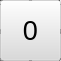
   <widget class="QWidget" name="cell_14" native="true">
    <property name="geometry">
     <rect>
      <x>330</x>
      <y>100</y>
      <width>61</width>
      <height>61</height>
     </rect>
    </property>
    <property name="minimumSize">
     <size>
      <width>61</width>
      <height>61</height>
     </size>
    </property>
    <property name="maximumSize">
     <size>
      <width>61</width>
      <height>61</height>
     </size>
    </property>
    <widget class="QPushButton" name="cell_Button_14">
     <property name="geometry">
      <rect>
       <x>0</x>
       <y>0</y>
       <width>61</width>
       <height>61</height>
      </rect>
     </property>
     <property name="minimumSize">
      <size>
       <width>61</width>
       <height>61</height>
      </size>
     </property>
     <property name="maximumSize">
      <size>
       <width>61</width>
       <height>61</height>
      </size>
     </property>
     <property name="font">
      <font>
       <pointsize>20</pointsize>
      </font>
     </property>
     <property name="styleSheet">
      <string notr="true">background-color: rgba(218, 218, 218, 100);</string>
     </property>
     <property name="text">
      <string>0</string>
     </property>
    </widget>
    <widget class="QWidget" name="gridWidget_14" native="true">
     <property name="geometry">
      <rect>
       <x>-10</x>
       <y>-10</y>
       <width>81</width>
       <height>81</height>
      </rect>
     </property>
     <property name="minimumSize">
      <size>
       <width>81</width>
       <height>81</height>
      </size>
     </property>
     <property name="maximumSize">
      <size>
       <width>81</width>
       <height>81</height>
      </size>
     </property>
     <layout class="QGridLayout" name="gridLayout_14">
      <item row="2" column="2">
       <widget class="QLabel" name="note_7_cell_14">
        <property name="font">
         <font>
          <pointsize>6</pointsize>
         </font>
        </property>
        <property name="text">
         <string>7</string>
        </property>
        <property name="alignment">
         <set>Qt::AlignCenter</set>
        </property>
       </widget>
      </item>
      <item row="1" column="2">
       <widget class="QLabel" name="note_4_cell_14">
        <property name="font">
         <font>
          <pointsize>6</pointsize>
         </font>
        </property>
        <property name="text">
         <string>4</string>
        </property>
        <property name="alignment">
         <set>Qt::AlignCenter</set>
        </property>
       </widget>
      </item>
      <item row="2" column="1">
       <widget class="QLabel" name="note_8_cell_14">
        <property name="font">
         <font>
          <pointsize>6</pointsize>
         </font>
        </property>
        <property name="layoutDirection">
         <enum>Qt::LeftToRight</enum>
        </property>
        <property name="text">
         <string>8</string>
        </property>
        <property name="alignment">
         <set>Qt::AlignCenter</set>
        </property>
       </widget>
      </item>
      <item row="2" column="0">
       <widget class="QLabel" name="note_9_cell_14">
        <property name="font">
         <font>
          <pointsize>6</pointsize>
         </font>
        </property>
        <property name="text">
         <string>9</string>
        </property>
        <property name="alignment">
         <set>Qt::AlignCenter</set>
        </property>
       </widget>
      </item>
      <item row="0" column="1">
       <widget class="QLabel" name="note_2_cell_14">
        <property name="font">
         <font>
          <pointsize>6</pointsize>
         </font>
        </property>
        <property name="text">
         <string>2</string>
        </property>
        <property name="alignment">
         <set>Qt::AlignCenter</set>
        </property>
       </widget>
      </item>
      <item row="0" column="2">
       <widget class="QLabel" name="note_1_cell_14">
        <property name="font">
         <font>
          <pointsize>6</pointsize>
         </font>
        </property>
        <property name="text">
         <string>1</string>
        </property>
        <property name="alignment">
         <set>Qt::AlignCenter</set>
        </property>
       </widget>
      </item>
      <item row="0" column="0">
       <widget class="QLabel" name="note_3_cell_14">
        <property name="font">
         <font>
          <pointsize>6</pointsize>
         </font>
        </property>
        <property name="layoutDirection">
         <enum>Qt::RightToLeft</enum>
        </property>
        <property name="text">
         <string>3</string>
        </property>
        <property name="alignment">
         <set>Qt::AlignCenter</set>
        </property>
       </widget>
      </item>
      <item row="1" column="0">
       <widget class="QLabel" name="note_6_cell_14">
        <property name="font">
         <font>
          <pointsize>6</pointsize>
         </font>
        </property>
        <property name="text">
         <string>6</string>
        </property>
        <property name="alignment">
         <set>Qt::AlignCenter</set>
        </property>
       </widget>
      </item>
      <item row="1" column="1">
       <widget class="QLabel" name="note_5_cell_14">
        <property name="font">
         <font>
          <pointsize>6</pointsize>
         </font>
        </property>
        <property name="text">
         <string>5</string>
        </property>
        <property name="alignment">
         <set>Qt::AlignCenter</set>
        </property>
       </widget>
      </item>
     </layout>
    </widget>
    <zorder>gridWidget_14</zorder>
    <zorder>cell_Button_14</zorder>
   </widget>
